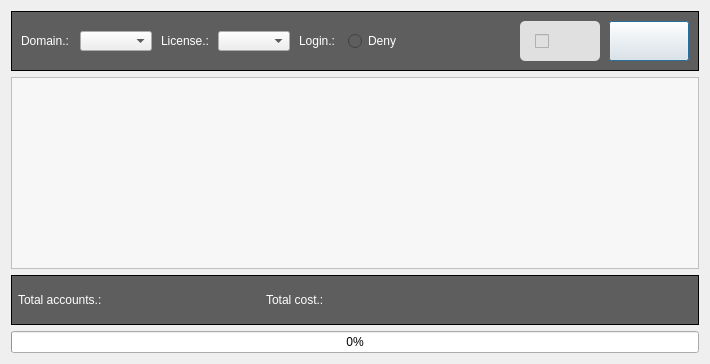
      <widget class="QWidget" name="tab">
       <attribute name="title">
        <string>CSV Filter</string>
       </attribute>
       <layout class="QVBoxLayout" name="verticalLayout_4">
        <item>
         <widget class="QGroupBox" name="filter_option">
          <property name="enabled">
           <bool>true</bool>
          </property>
          <property name="sizePolicy">
           <sizepolicy hsizetype="Minimum" vsizetype="Minimum">
            <horstretch>0</horstretch>
            <verstretch>0</verstretch>
           </sizepolicy>
          </property>
          <property name="minimumSize">
           <size>
            <width>0</width>
            <height>50</height>
           </size>
          </property>
          <property name="maximumSize">
           <size>
            <width>11777215</width>
            <height>60</height>
           </size>
          </property>
          <property name="toolTipDuration">
           <number>0</number>
          </property>
          <property name="styleSheet">
           <string notr="true">QGroupBox {
	background-color: rgb(94, 94, 94);
	border: 1px solid;
}</string>
          </property>
          <property name="title">
           <string/>
          </property>
          <property name="checkable">
           <bool>false</bool>
          </property>
          <layout class="QHBoxLayout" name="horizontalLayout">
           <property name="spacing">
            <number>9</number>
           </property>
           <item>
            <widget class="QLabel" name="domain_label">
             <property name="enabled">
              <bool>true</bool>
             </property>
             <property name="sizePolicy">
              <sizepolicy hsizetype="Maximum" vsizetype="Preferred">
               <horstretch>0</horstretch>
               <verstretch>0</verstretch>
              </sizepolicy>
             </property>
             <property name="minimumSize">
              <size>
               <width>50</width>
               <height>20</height>
              </size>
             </property>
             <property name="maximumSize">
              <size>
               <width>50</width>
               <height>20</height>
              </size>
             </property>
             <property name="font">
              <font>
               <family>Arial</family>
               <pointsize>9</pointsize>
              </font>
             </property>
             <property name="styleSheet">
              <string notr="true">color: rgb(255, 255, 255);
background-color: rgb(94, 94, 94);</string>
             </property>
             <property name="text">
              <string>Domain.:</string>
             </property>
            </widget>
           </item>
           <item>
            <widget class="QComboBox" name="domain_combobox">
             <property name="enabled">
              <bool>true</bool>
             </property>
             <property name="sizePolicy">
              <sizepolicy hsizetype="Minimum" vsizetype="Minimum">
               <horstretch>0</horstretch>
               <verstretch>0</verstretch>
              </sizepolicy>
             </property>
             <property name="minimumSize">
              <size>
               <width>0</width>
               <height>20</height>
              </size>
             </property>
             <property name="maximumSize">
              <size>
               <width>600</width>
               <height>20</height>
              </size>
             </property>
             <property name="font">
              <font>
               <family>Arial</family>
               <pointsize>9</pointsize>
               <kerning>true</kerning>
              </font>
             </property>
             <property name="cursor">
              <cursorShape>PointingHandCursor</cursorShape>
             </property>
             <property name="acceptDrops">
              <bool>false</bool>
             </property>
             <property name="styleSheet">
              <string notr="true"/>
             </property>
             <property name="minimumContentsLength">
              <number>0</number>
             </property>
             <property name="iconSize">
              <size>
               <width>16</width>
               <height>16</height>
              </size>
             </property>
             <property name="duplicatesEnabled">
              <bool>false</bool>
             </property>
             <property name="frame">
              <bool>true</bool>
             </property>
             <property name="modelColumn">
              <number>0</number>
             </property>
            </widget>
           </item>
           <item>
            <widget class="QLabel" name="license_label">
             <property name="enabled">
              <bool>true</bool>
             </property>
             <property name="sizePolicy">
              <sizepolicy hsizetype="Maximum" vsizetype="Minimum">
               <horstretch>0</horstretch>
               <verstretch>0</verstretch>
              </sizepolicy>
             </property>
             <property name="minimumSize">
              <size>
               <width>40</width>
               <height>20</height>
              </size>
             </property>
             <property name="maximumSize">
              <size>
               <width>50</width>
               <height>20</height>
              </size>
             </property>
             <property name="font">
              <font>
               <family>Arial</family>
               <pointsize>9</pointsize>
              </font>
             </property>
             <property name="styleSheet">
              <string notr="true">color: rgb(255, 255, 255);
background-color: rgb(94, 94, 94);</string>
             </property>
             <property name="text">
              <string>License.:</string>
             </property>
            </widget>
           </item>
           <item>
            <widget class="QComboBox" name="license_combobox">
             <property name="enabled">
              <bool>true</bool>
             </property>
             <property name="sizePolicy">
              <sizepolicy hsizetype="Minimum" vsizetype="Minimum">
               <horstretch>0</horstretch>
               <verstretch>0</verstretch>
              </sizepolicy>
             </property>
             <property name="minimumSize">
              <size>
               <width>0</width>
               <height>20</height>
              </size>
             </property>
             <property name="maximumSize">
              <size>
               <width>600</width>
               <height>20</height>
              </size>
             </property>
             <property name="font">
              <font>
               <family>Arial</family>
               <pointsize>9</pointsize>
              </font>
             </property>
             <property name="cursor">
              <cursorShape>PointingHandCursor</cursorShape>
             </property>
             <property name="toolTip">
              <string notr="true"/>
             </property>
             <property name="layoutDirection">
              <enum>Qt::LeftToRight</enum>
             </property>
             <property name="styleSheet">
              <string notr="true"/>
             </property>
             <property name="currentIndex">
              <number>-1</number>
             </property>
             <property name="maxVisibleItems">
              <number>25</number>
             </property>
             <property name="sizeAdjustPolicy">
              <enum>QComboBox::AdjustToContentsOnFirstShow</enum>
             </property>
             <property name="iconSize">
              <size>
               <width>16</width>
               <height>16</height>
              </size>
             </property>
             <property name="duplicatesEnabled">
              <bool>false</bool>
             </property>
             <property name="frame">
              <bool>true</bool>
             </property>
            </widget>
           </item>
           <item>
            <widget class="QLabel" name="login_label">
             <property name="sizePolicy">
              <sizepolicy hsizetype="Minimum" vsizetype="Preferred">
               <horstretch>0</horstretch>
               <verstretch>0</verstretch>
              </sizepolicy>
             </property>
             <property name="minimumSize">
              <size>
               <width>40</width>
               <height>20</height>
              </size>
             </property>
             <property name="maximumSize">
              <size>
               <width>20</width>
               <height>20</height>
              </size>
             </property>
             <property name="font">
              <font>
               <family>Arial</family>
               <pointsize>9</pointsize>
              </font>
             </property>
             <property name="styleSheet">
              <string notr="true">color: rgb(255, 255, 255);
background-color: rgb(94, 94, 94);</string>
             </property>
             <property name="text">
              <string>Login.:</string>
             </property>
            </widget>
           </item>
           <item>
            <widget class="QRadioButton" name="block_radioButton">
             <property name="enabled">
              <bool>true</bool>
             </property>
             <property name="sizePolicy">
              <sizepolicy hsizetype="Minimum" vsizetype="Preferred">
               <horstretch>0</horstretch>
               <verstretch>0</verstretch>
              </sizepolicy>
             </property>
             <property name="minimumSize">
              <size>
               <width>60</width>
               <height>0</height>
              </size>
             </property>
             <property name="maximumSize">
              <size>
               <width>30</width>
               <height>20</height>
              </size>
             </property>
             <property name="font">
              <font>
               <family>Arial</family>
               <pointsize>9</pointsize>
              </font>
             </property>
             <property name="cursor">
              <cursorShape>PointingHandCursor</cursorShape>
             </property>
             <property name="styleSheet">
              <string notr="true">color: rgb(255, 255, 255);
background-color: rgb(94, 94, 94);</string>
             </property>
             <property name="text">
              <string>Deny</string>
             </property>
            </widget>
           </item>
           <item>
            <spacer name="horizontalSpacer_3">
             <property name="orientation">
              <enum>Qt::Horizontal</enum>
             </property>
             <property name="sizeType">
              <enum>QSizePolicy::Minimum</enum>
             </property>
             <property name="sizeHint" stdset="0">
              <size>
               <width>103</width>
               <height>20</height>
              </size>
             </property>
            </spacer>
           </item>
           <item>
            <widget class="QCheckBox" name="filter_checkBox">
             <property name="enabled">
              <bool>true</bool>
             </property>
             <property name="sizePolicy">
              <sizepolicy hsizetype="Maximum" vsizetype="Maximum">
               <horstretch>0</horstretch>
               <verstretch>0</verstretch>
              </sizepolicy>
             </property>
             <property name="minimumSize">
              <size>
               <width>80</width>
               <height>40</height>
              </size>
             </property>
             <property name="maximumSize">
              <size>
               <width>80</width>
               <height>50</height>
              </size>
             </property>
             <property name="font">
              <font>
               <family>Arial</family>
               <pointsize>9</pointsize>
              </font>
             </property>
             <property name="cursor">
              <cursorShape>PointingHandCursor</cursorShape>
             </property>
             <property name="toolTipDuration">
              <number>19</number>
             </property>
             <property name="layoutDirection">
              <enum>Qt::LeftToRight</enum>
             </property>
             <property name="styleSheet">
              <string notr="true">QCheckBox:hover {
	background-color: rgb(212, 212, 212);
	
}

QCheckBox{
	padding-left: 15px;
	background-color: rgb(224, 224, 224);
	border-radius: 5px;
}</string>
             </property>
             <property name="text">
              <string/>
             </property>
             <property name="icon">
              <iconset>
               <normaloff>../img/filter_import.ico</normaloff>../img/filter_import.ico</iconset>
             </property>
             <property name="iconSize">
              <size>
               <width>30</width>
               <height>30</height>
              </size>
             </property>
             <property name="checkable">
              <bool>true</bool>
             </property>
             <property name="checked">
              <bool>false</bool>
             </property>
             <property name="autoRepeat">
              <bool>true</bool>
             </property>
             <property name="tristate">
              <bool>false</bool>
             </property>
            </widget>
           </item>
           <item>
            <widget class="QPushButton" name="update_btn">
             <property name="sizePolicy">
              <sizepolicy hsizetype="Maximum" vsizetype="Maximum">
               <horstretch>0</horstretch>
               <verstretch>0</verstretch>
              </sizepolicy>
             </property>
             <property name="minimumSize">
              <size>
               <width>80</width>
               <height>40</height>
              </size>
             </property>
             <property name="maximumSize">
              <size>
               <width>80</width>
               <height>50</height>
              </size>
             </property>
             <property name="font">
              <font>
               <family>Arial</family>
               <pointsize>9</pointsize>
               <strikeout>false</strikeout>
               <stylestrategy>PreferDefault</stylestrategy>
               <kerning>false</kerning>
              </font>
             </property>
             <property name="cursor">
              <cursorShape>PointingHandCursor</cursorShape>
             </property>
             <property name="mouseTracking">
              <bool>true</bool>
             </property>
             <property name="tabletTracking">
              <bool>false</bool>
             </property>
             <property name="focusPolicy">
              <enum>Qt::ClickFocus</enum>
             </property>
             <property name="toolTipDuration">
              <number>0</number>
             </property>
             <property name="autoFillBackground">
              <bool>false</bool>
             </property>
             <property name="styleSheet">
              <string notr="true">QPushButton::hover {
	
	background-color: rgb(212, 212, 212);
	color: white;
}

QPushButton{
	background-color: rgb(224, 224, 224);
	border-radius: 5px;
}r</string>
             </property>
             <property name="text">
              <string/>
             </property>
             <property name="icon">
              <iconset>
               <normaloff>../img/referesh.ico</normaloff>../img/referesh.ico</iconset>
             </property>
             <property name="iconSize">
              <size>
               <width>30</width>
               <height>30</height>
              </size>
             </property>
             <property name="checkable">
              <bool>false</bool>
             </property>
             <property name="autoExclusive">
              <bool>false</bool>
             </property>
             <property name="autoDefault">
              <bool>false</bool>
             </property>
             <property name="default">
              <bool>true</bool>
             </property>
             <property name="flat">
              <bool>false</bool>
             </property>
            </widget>
           </item>
          </layout>
          <zorder>domain_label</zorder>
          <zorder>license_combobox</zorder>
          <zorder>login_label</zorder>
          <zorder>domain_combobox</zorder>
          <zorder>license_label</zorder>
          <zorder>update_btn</zorder>
          <zorder>filter_checkBox</zorder>
          <zorder>block_radioButton</zorder>
          <zorder>horizontalSpacer_3</zorder>
         </widget>
        </item>
        <item>
         <widget class="QListWidget" name="result_table">
          <property name="font">
           <font>
            <family>Yu Gothic UI</family>
            <pointsize>10</pointsize>
           </font>
          </property>
          <property name="cursor" stdset="0">
           <cursorShape>IBeamCursor</cursorShape>
          </property>
          <property name="focusPolicy">
           <enum>Qt::StrongFocus</enum>
          </property>
          <property name="contextMenuPolicy">
           <enum>Qt::CustomContextMenu</enum>
          </property>
          <property name="styleSheet">
           <string notr="true">QListWidget {
	background-color: rgb(247, 247, 247);
}
</string>
          </property>
          <property name="frameShape">
           <enum>QFrame::StyledPanel</enum>
          </property>
          <property name="frameShadow">
           <enum>QFrame::Sunken</enum>
          </property>
          <property name="lineWidth">
           <number>0</number>
          </property>
          <property name="midLineWidth">
           <number>0</number>
          </property>
          <property name="verticalScrollBarPolicy">
           <enum>Qt::ScrollBarAsNeeded</enum>
          </property>
          <property name="sizeAdjustPolicy">
           <enum>QAbstractScrollArea::AdjustIgnored</enum>
          </property>
          <property name="tabKeyNavigation">
           <bool>true</bool>
          </property>
          <property name="showDropIndicator" stdset="0">
           <bool>true</bool>
          </property>
          <property name="dragDropMode">
           <enum>QAbstractItemView::NoDragDrop</enum>
          </property>
          <property name="selectionMode">
           <enum>QAbstractItemView::SingleSelection</enum>
          </property>
          <property name="selectionBehavior">
           <enum>QAbstractItemView::SelectItems</enum>
          </property>
          <property name="verticalScrollMode">
           <enum>QAbstractItemView::ScrollPerItem</enum>
          </property>
          <property name="movement">
           <enum>QListView::Static</enum>
          </property>
          <property name="resizeMode">
           <enum>QListView::Fixed</enum>
          </property>
          <property name="layoutMode">
           <enum>QListView::SinglePass</enum>
          </property>
          <property name="viewMode">
           <enum>QListView::ListMode</enum>
          </property>
          <property name="modelColumn">
           <number>0</number>
          </property>
          <property name="uniformItemSizes">
           <bool>false</bool>
          </property>
          <property name="batchSize">
           <number>100000</number>
          </property>
          <property name="selectionRectVisible">
           <bool>true</bool>
          </property>
          <property name="currentRow">
           <number>-1</number>
          </property>
         </widget>
        </item>
        <item>
         <widget class="QGroupBox" name="sumary">
          <property name="minimumSize">
           <size>
            <width>0</width>
            <height>50</height>
           </size>
          </property>
          <property name="styleSheet">
           <string notr="true">QGroupBox {
	background-color: rgb(94, 94, 94);
	border: 1px solid;
	color: white;
}</string>
          </property>
          <property name="title">
           <string/>
          </property>
          <property name="flat">
           <bool>false</bool>
          </property>
          <layout class="QHBoxLayout" name="horizontalLayout_2">
           <property name="spacing">
            <number>4</number>
           </property>
           <property name="leftMargin">
            <number>6</number>
           </property>
           <property name="topMargin">
            <number>0</number>
           </property>
           <property name="rightMargin">
            <number>6</number>
           </property>
           <property name="bottomMargin">
            <number>0</number>
           </property>
           <item>
            <widget class="QLabel" name="total_accounts_label">
             <property name="enabled">
              <bool>true</bool>
             </property>
             <property name="sizePolicy">
              <sizepolicy hsizetype="Minimum" vsizetype="Preferred">
               <horstretch>0</horstretch>
               <verstretch>0</verstretch>
              </sizepolicy>
             </property>
             <property name="minimumSize">
              <size>
               <width>90</width>
               <height>0</height>
              </size>
             </property>
             <property name="maximumSize">
              <size>
               <width>50</width>
               <height>20</height>
              </size>
             </property>
             <property name="font">
              <font>
               <family>Arial</family>
               <pointsize>9</pointsize>
              </font>
             </property>
             <property name="styleSheet">
              <string notr="true">color: rgb(255, 255, 255);
background-color: rgb(94, 94, 94);</string>
             </property>
             <property name="text">
              <string>Total accounts.:</string>
             </property>
            </widget>
           </item>
           <item>
            <widget class="QLabel" name="qtde_accounts_label">
             <property name="enabled">
              <bool>true</bool>
             </property>
             <property name="sizePolicy">
              <sizepolicy hsizetype="Minimum" vsizetype="Minimum">
               <horstretch>0</horstretch>
               <verstretch>0</verstretch>
              </sizepolicy>
             </property>
             <property name="minimumSize">
              <size>
               <width>150</width>
               <height>20</height>
              </size>
             </property>
             <property name="maximumSize">
              <size>
               <width>120</width>
               <height>20</height>
              </size>
             </property>
             <property name="font">
              <font>
               <family>Arial</family>
               <pointsize>9</pointsize>
              </font>
             </property>
             <property name="layoutDirection">
              <enum>Qt::LeftToRight</enum>
             </property>
             <property name="styleSheet">
              <string notr="true">color: rgb(255, 255, 255);
background-color: rgb(94, 94, 94);</string>
             </property>
             <property name="frameShape">
              <enum>QFrame::NoFrame</enum>
             </property>
             <property name="text">
              <string/>
             </property>
            </widget>
           </item>
           <item>
            <widget class="QLabel" name="coast_label">
             <property name="enabled">
              <bool>true</bool>
             </property>
             <property name="sizePolicy">
              <sizepolicy hsizetype="Minimum" vsizetype="Minimum">
               <horstretch>0</horstretch>
               <verstretch>0</verstretch>
              </sizepolicy>
             </property>
             <property name="minimumSize">
              <size>
               <width>63</width>
               <height>0</height>
              </size>
             </property>
             <property name="maximumSize">
              <size>
               <width>20</width>
               <height>20</height>
              </size>
             </property>
             <property name="font">
              <font>
               <family>Arial</family>
               <pointsize>9</pointsize>
              </font>
             </property>
             <property name="styleSheet">
              <string notr="true">color: rgb(255, 255, 255);
background-color: rgb(94, 94, 94);</string>
             </property>
             <property name="text">
              <string>Total cost.: </string>
             </property>
            </widget>
           </item>
           <item>
            <widget class="QLabel" name="total_coast_label">
             <property name="enabled">
              <bool>true</bool>
             </property>
             <property name="sizePolicy">
              <sizepolicy hsizetype="Fixed" vsizetype="Minimum">
               <horstretch>0</horstretch>
               <verstretch>0</verstretch>
              </sizepolicy>
             </property>
             <property name="minimumSize">
              <size>
               <width>150</width>
               <height>0</height>
              </size>
             </property>
             <property name="maximumSize">
              <size>
               <width>120</width>
               <height>20</height>
              </size>
             </property>
             <property name="font">
              <font>
               <family>Arial</family>
               <pointsize>9</pointsize>
              </font>
             </property>
             <property name="layoutDirection">
              <enum>Qt::LeftToRight</enum>
             </property>
             <property name="styleSheet">
              <string notr="true">color: rgb(255, 255, 255);
background-color: rgb(94, 94, 94);</string>
             </property>
             <property name="frameShape">
              <enum>QFrame::NoFrame</enum>
             </property>
             <property name="text">
              <string/>
             </property>
            </widget>
           </item>
           <item>
            <spacer name="horizontalSpacer">
             <property name="orientation">
              <enum>Qt::Horizontal</enum>
             </property>
             <property name="sizeType">
              <enum>QSizePolicy::Expanding</enum>
             </property>
             <property name="sizeHint" stdset="0">
              <size>
               <width>164</width>
               <height>20</height>
              </size>
             </property>
            </spacer>
           </item>
          </layout>
         </widget>
        </item>
        <item>
         <widget class="QProgressBar" name="progressBar">
          <property name="enabled">
           <bool>true</bool>
          </property>
          <property name="sizePolicy">
           <sizepolicy hsizetype="Expanding" vsizetype="Fixed">
            <horstretch>0</horstretch>
            <verstretch>0</verstretch>
           </sizepolicy>
          </property>
          <property name="minimumSize">
           <size>
            <width>0</width>
            <height>0</height>
           </size>
          </property>
          <property name="maximumSize">
           <size>
            <width>16777215</width>
            <height>16777215</height>
           </size>
          </property>
          <property name="maximum">
           <number>100</number>
          </property>
          <property name="value">
           <number>0</number>
          </property>
          <property name="alignment">
           <set>Qt::AlignRight|Qt::AlignTrailing|Qt::AlignVCenter</set>
          </property>
          <property name="textVisible">
           <bool>true</bool>
          </property>
          <property name="invertedAppearance">
           <bool>false</bool>
          </property>
          <property name="textDirection">
           <enum>QProgressBar::TopToBottom</enum>
          </property>
         </widget>
        </item>
       </layout>
      </widget>
